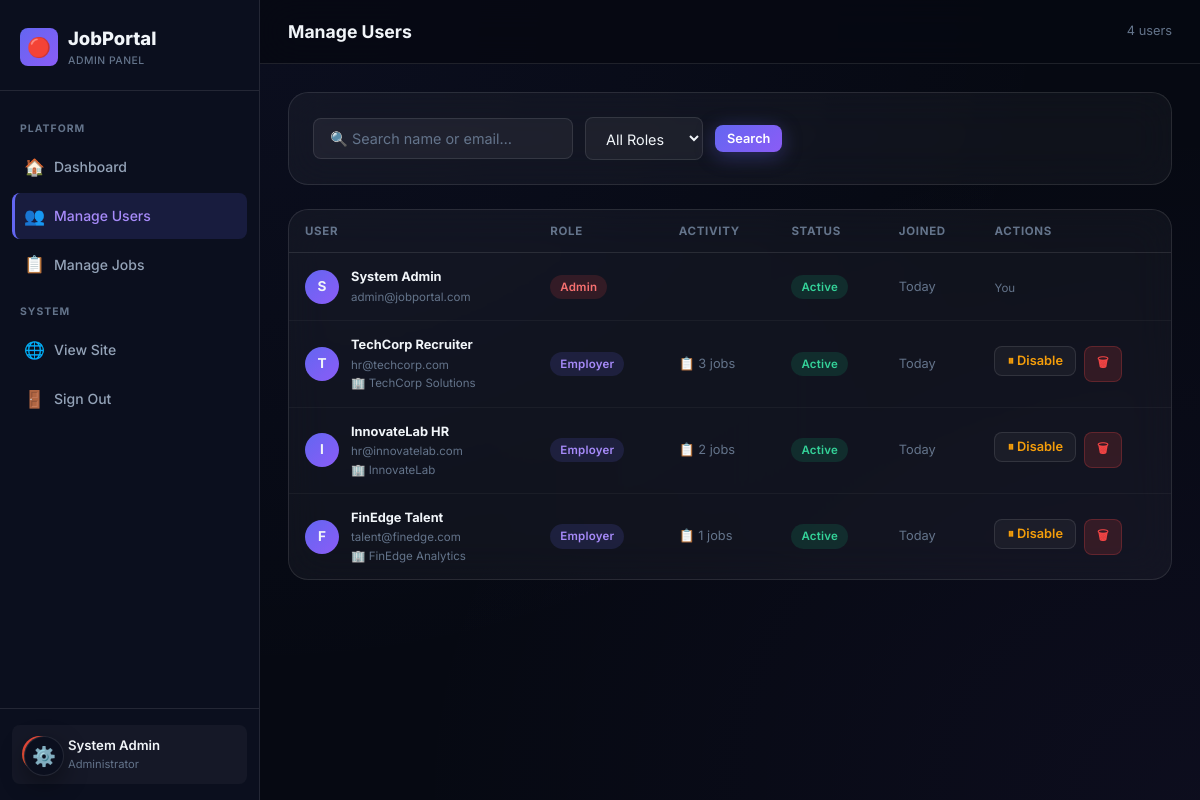
The page /admin/users.php (signed in) on the database its author committed.
### tables this page shows
CREATE TABLE IF NOT EXISTS users (
    id              INT AUTO_INCREMENT PRIMARY KEY,
    name            VARCHAR(100)  NOT NULL,
    email           VARCHAR(150)  UNIQUE NOT NULL,
    password_hash   VARCHAR(255)  NOT NULL,
    role            ENUM('student','employer','admin') NOT NULL DEFAULT 'student',
    phone           VARCHAR(20),
    location        VARCHAR(100),
    bio             TEXT,
    skills          TEXT,
    experience_level ENUM('fresher','junior','mid','senior') DEFAULT 'fresher',
    resume_path     VARCHAR(255),
    company_name    VARCHAR(150),
    company_website VARCHAR(255),
    company_size    VARCHAR(50),
    industry        VARCHAR(100),
    profile_pic     VARCHAR(255),
    is_active       TINYINT(1)    NOT NULL DEFAULT 1,
    created_at      TIMESTAMP     DEFAULT CURRENT_TIMESTAMP,
    updated_at      TIMESTAMP     DEFAULT CURRENT_TIMESTAMP ON UPDATE CURRENT_TIMESTAMP
);

### auth.php (called while the page is built, shortened)
<?php
function e(string $str): string {
    return htmlspecialchars($str, ENT_QUOTES | ENT_SUBSTITUTE, 'UTF-8');
}
function time_ago(string $datetime): string {
    $now  = new DateTime();
    $past = new DateTime($datetime);
    $diff = $now->diff($past);
    if ($diff->days === 0) return 'Today';
    return round($diff->days / 365) . ' years ago';
}
?>

### admin/users.php (the view, shortened to what this page needs)
<?php
require_once __DIR__ . '/../config.php';
require_once __DIR__ . '/../auth.php';
$uid = $_SESSION['user_id'];
$me  = $pdo->prepare("SELECT * FROM users WHERE id=?"); $me->execute([$uid]); $me=$me->fetch();
$search = trim($_GET['q'] ?? '');
$sql = "SELECT u.*, (SELECT COUNT(*) FROM applications WHERE student_id=u.id) AS app_count,
        (SELECT COUNT(*) FROM jobs WHERE employer_id=u.id) AS job_count
        FROM users u WHERE 1=1";
$params = [];
$sql .= " ORDER BY u.created_at DESC";
$stmt = $pdo->prepare($sql); $stmt->execute($params); $users=$stmt->fetchAll();
?>
<!DOCTYPE html>
<html lang="en">
<head>
  <link rel="stylesheet" href="../assets/style.css">
</head>
<body>
<div class="app-shell">
<aside class="sidebar" id="sidebar">
  <div class="sidebar-brand">
    <div class="brand-icon">🔴</div>
    <div><div class="brand-name">JobPortal</div><div class="brand-tag">ADMIN PANEL</div></div>
  </div>
  <nav class="sidebar-nav">
    <div class="nav-section-label">Platform</div>
    <a class="nav-item" href="dashboard.php"><span class="icon">🏠</span> Dashboard</a>
    <a class="nav-item active" href="users.php"><span class="icon">👥</span> Manage Users</a>
    <a class="nav-item" href="jobs.php"><span class="icon">📋</span> Manage Jobs</a>
    <div class="nav-section-label">System</div>
    <a class="nav-item" href="../index.php"><span class="icon">🌐</span> View Site</a>
    <a class="nav-item" href="../logout.php"><span class="icon">🚪</span> Sign Out</a>
  </nav>
  <div class="sidebar-footer">
    <div class="user-info">
      <div class="avatar" style="background:linear-gradient(135deg,#ef4444,#f97316);"><?=mb_strtoupper(mb_substr($me['name'],0,1))?></div>
      <div><div class="user-name"><?=e($me['name'])?></div><div class="user-role">Administrator</div></div>
    </div>
  </div>
</aside>
<main class="main-content">
  <div class="topbar">
    <div class="topbar-left">
      <h1 class="page-title">Manage Users</h1>
    </div>
    <div class="topbar-right">
      <span class="text-muted text-sm"><?=count($users)?> users</span>
    </div>
  </div>
  <div class="page-content">
    <div class="card card-p mb-24 animate-in">
      <form method="GET" class="d-flex gap-12 align-center flex-wrap">
        <input name="q" type="text" class="form-control" style="max-width:260px;" placeholder="🔍 Search name or email…" value="<?=e($search)?>">
        <select name="role" class="form-control" style="width:auto;" onchange="this.form.submit()">
          <option value="">All Roles</option>
        </select>
        <button type="submit" class="btn btn-primary btn-sm">Search</button>
      </form>
    </div>
    <div class="card animate-in animate-delay-1">
      <div class="table-wrap">
        <table class="data-table">
          <thead>
            <tr><th>User</th><th>Role</th><th>Activity</th><th>Status</th><th>Joined</th><th>Actions</th></tr>
          </thead>
          <tbody>
          <?php foreach($users as $u): ?>
          <tr>
            <td>
              <div class="d-flex align-center gap-12">
                <div class="avatar" style="width:34px;height:34px;font-size:0.85rem;flex-shrink:0;">
                  <?=mb_strtoupper(mb_substr($u['name'],0,1))?>
                </div>
                <div>
                  <div class="font-bold text-sm"><?=e($u['name'])?></div>
                  <div class="text-xs text-muted"><?=e($u['email'])?></div>
                  <?php if($u['company_name']): ?><div class="text-xs text-muted">🏢 <?=e($u['company_name'])?></div><?php endif; ?>
                </div>
              </div>
            </td>
            <td>
              <?php $rc=['student'=>'badge-blue','employer'=>'badge-indigo','admin'=>'badge-red']; ?>
              <span class="badge <?=$rc[$u['role']]??'badge-gray'?>"><?=ucfirst($u['role'])?></span>
            </td>
            <td class="text-sm text-muted">
              <?php if($u['role']==='student'): ?>
                📩 <?=$u['app_count']?> apps
              <?php elseif($u['role']==='employer'): ?>
                📋 <?=$u['job_count']?> jobs
              <?php endif; ?>
            </td>
            <td>
              <span class="badge <?=$u['is_active']?'badge-green':'badge-red'?>">
                <?=$u['is_active']?'Active':'Disabled'?>
              </span>
            </td>
            <td class="text-muted text-sm"><?=time_ago($u['created_at'])?></td>
            <td>
              <?php if($u['id'] !== $uid): ?>
              <div class="d-flex gap-8">
                <?php if($u['is_active']): ?>
                  <form method="POST" onsubmit="return confirm('Deactivate this user?')">
                    <button class="btn btn-ghost btn-sm" style="color:var(--warning);">⏸ Disable</button>
                  </form>
                <?php endif; ?>
                <form method="POST" onsubmit="return confirm('Permanently delete this user and all their data?')">
                  <button class="btn btn-danger btn-sm">🗑</button>
                </form>
              </div>
              <?php else: ?>
                <span class="text-xs text-muted">You</span>
              <?php endif; ?>
            </td>
          </tr>
          <?php endforeach; ?>
          </tbody>
        </table>
      </div>
    </div>
  </div>
</main>
</div>
</body>
</html>

### rows shown on the page
users: name "System Admin", name "S", email "admin@jobportal.com", role "Admin", is_active "Active", created_at "Today", shows "You"
users: name "T", name "TechCorp Recruiter", email "hr@techcorp.com", company_name "TechCorp Solutions", role "Employer", job_count "3", is_active "Active", created_at "Today"
users: name "I", name "InnovateLab HR", email "hr@innovatelab.com", company_name "InnovateLab", role "Employer", job_count "2", is_active "Active", created_at "Today"
users: name "F", name "FinEdge Talent", email "talent@finedge.com", company_name "FinEdge Analytics", role "Employer", job_count "1", is_active "Active", created_at "Today"

### other values the page prints
count($users) "4"
